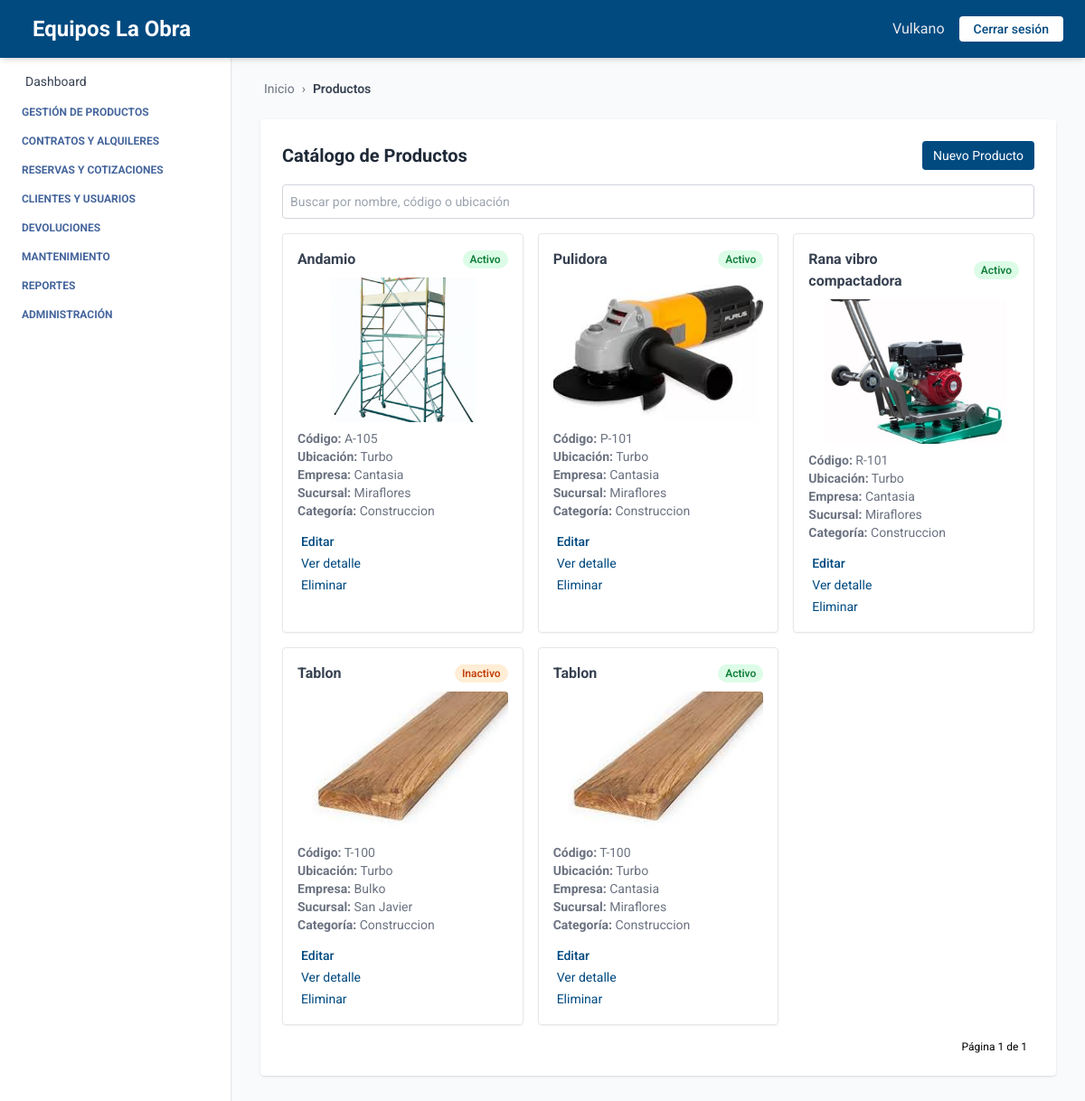
Screenshot of /productos/catalogo/ with the database file from the repository.
### producto/models.py (models this page shows, shortened)
class Producto(models.Model):
    ESTADOS = [
        ("activo", "Activo"),
        ("inactivo", "Inactivo"),
    ]
    nombre = models.CharField(max_length=100)
    descripcion = models.TextField()
    codigo_interno = models.CharField(max_length=50)
    estado = models.CharField(max_length=20, choices=ESTADOS, default="disponible")
    ubicacion_actual = models.CharField(max_length=100)
    marca = models.CharField(max_length=100, blank=True, null=True)
    modelo = models.CharField(max_length=100, blank=True, null=True)
    serial = models.CharField(max_length=100, blank=True, null=True)
    imagen = models.ImageField(upload_to="media/productos/", null=True, blank=True)
    empresa = models.ForeignKey(Empresa, on_delete=models.CASCADE, related_name='productos', default=1)
    sucursal = models.ForeignKey(Sucursal, on_delete=models.CASCADE, related_name='productos', default=1)
    categoria = models.ForeignKey(Categoria, on_delete=models.SET_NULL, null=True, blank=True, related_name='productos')
    proveedor = models.ForeignKey(Proveedor, on_delete=models.SET_NULL, null=True, blank=True, related_name='productos')
    created_at = models.DateTimeField(auto_now_add=True)
    updated_at = models.DateTimeField(auto_now=True)
    creado_por = models.CharField(max_length=100, blank=True, null=True)
    modificado_por = models.CharField(max_length=100, blank=True, null=True)
    class Meta:
        ordering = ['nombre']
        verbose_name = 'Producto'
        verbose_name_plural = 'Productos'
        constraints = [
            models.UniqueConstraint(fields=['empresa', 'codigo_interno'], name='unique_codigo_por_empresa')
        ]

class Categoria(models.Model):
    nombre = models.CharField(max_length=100, null=False)
    descripcion = models.TextField(blank=True, null=False)
    empresa = models.ForeignKey(Empresa, on_delete=models.CASCADE, related_name='categorias', default=1)
    class Meta:
        verbose_name = 'Categoría'
        verbose_name_plural = 'Categorías'
        unique_together = ('nombre', 'empresa')
        ordering = ['nombre']

### empresa/models.py (models this page shows, shortened)
class Empresa(models.Model):
    ESTADOS = [
        ("activo", "Activo"),
        ("inactivo", "Inactivo"),
    ]
    nombre = models.CharField(max_length=100)
    nit = models.CharField(max_length=50, unique=True)
    ciudad = models.CharField(max_length=100, blank=True, null=True)
    direccion = models.CharField(max_length=255, blank=True, null=True)
    departamento = models.CharField(max_length=100, blank=True, null=True)
    telefono = models.CharField(max_length=20, blank=True, null=True)
    estado = models.CharField(max_length=20, choices=ESTADOS, default="activo")

class Sucursal(models.Model):
    ESTADOS = [
        ("activo", "Activo"),
        ("inactivo", "Inactivo"),
    ]
    empresa = models.ForeignKey(Empresa, related_name='sucursales', on_delete=models.CASCADE)
    nombre = models.CharField(max_length=100)
    ciudad = models.CharField(max_length=100)
    direccion = models.CharField(max_length=255)
    departamento = models.CharField(max_length=100, blank=True, null=True)
    telefono = models.CharField(max_length=20, blank=True, null=True)
    estado = models.CharField(max_length=20, choices=ESTADOS, default="activo")

### producto/views_producto.py (the view)
# urls.py: path('catalogo/', ProductoListView.as_view(), name='producto_list'),
class ProductoListView(BreadcrumbMixin, ListView):
    model = Producto
    template_name = 'producto_list.html'
    context_object_name = 'productos'
    ordering = ['nombre']
    paginate_by = 9  # o lo que prefieras
    breadcrumb_items = [
        ("Productos", None)
    ]
    def get_queryset(self):
        queryset = super().get_queryset()
        q = self.request.GET.get('q')
        if q:
            queryset = queryset.filter(
                Q(nombre__icontains=q) |
                Q(codigo_interno__icontains=q) |
                Q(ubicacion_actual__icontains=q)
            )
        return queryset

### core/views.py (called while the page is built)
    def get_context_data(self, **kwargs):
        context = super().get_context_data(**kwargs)
        context["home"] = self.home_url
        context["breadcrumb_items"] = self.breadcrumb_items
        return context

### producto/templates/producto_list.html (shortened to what this page needs)
{% extends 'index.html' %}
{% block breadcrumb %}
  {% include 'breadcrumb.html' with home='/' breadcrumbs=breadcrumb_items %}
{% endblock %}
{% block content %}
<div class="max-w-6xl mx-auto mt-6 bg-white p-6 rounded shadow">
  <div class="flex justify-between items-center mb-4">
    <h2 class="text-xl font-bold text-gray-800">Catálogo de Productos</h2>
    <a href="{% url 'crear_producto' %}" class="bg-[var(--primary-color)] text-white px-3 py-1.5 text-sm rounded hover:bg-blue-700 transition">
      Nuevo Producto
    </a>
  </div>
  <form method="get" class="mb-4">
    <input type="text" name="q" placeholder="Buscar por nombre, código o ubicación" value="{{ request.GET.q }}" class="w-full text-sm p-2 border border-gray-300 rounded focus:outline-none focus:ring-2 focus:ring-[var(--primary-color)]" />
  </form>
  {% if productos %}
  <div class="grid grid-cols-1 sm:grid-cols-2 lg:grid-cols-3 gap-4">
    {% for producto in productos %}
    <div class="border rounded shadow-sm p-4 hover:shadow-lg transition relative">
      <div class="flex justify-between items-center mb-2">
        <h3 class="font-bold text-gray-700">{{ producto.nombre }}</h3>
        <span class="text-xs font-semibold px-2 py-0.5 rounded-full
          {% if producto.estado == 'activo' %}
            bg-green-100 text-green-700
          {% elif producto.estado == 'inactivo' %}
            bg-orange-100 text-orange-700
          {% endif %}">
          {{ producto.get_estado_display }}
        </span>
      </div>
      {% if producto.imagen %}
        <img src="{{ producto.imagen.url }}" alt="{{ producto.nombre }}" class="w-full h-40 object-cover rounded mb-2">
      {% endif %}
      <p class="text-sm text-gray-500"><strong>Código:</strong> {{ producto.codigo_interno }}</p>
      <p class="text-sm text-gray-500"><strong>Ubicación:</strong> {{ producto.ubicacion_actual }}</p>
      <p class="text-sm text-gray-500"><strong>Empresa:</strong> {{ producto.empresa.nombre }}</p>
      <p class="text-sm text-gray-500"><strong>Sucursal:</strong> {{ producto.sucursal.nombre }}</p>
      <p class="text-sm text-gray-500"><strong>Categoría:</strong> {{ producto.categoria.nombre }}</p>
      <div class="mt-3">
        <a href="{% url 'editar_producto' producto.id %}" class="text-sm font-medium text-[var(--primary-color)] hover:underline">
          Editar
        </a>
      </div>
      <div class="mt-0">
        <a href="{% url 'detalle_producto' producto.id %}" class="text-sm text-[var(--primary-color)] hover:underline">
          Ver detalle
        </a> <br>
        <a href="{% url 'eliminar_producto' producto.id %}" class="text-sm text-[var(--primary-color)] hover:underline">
          Eliminar
        </a>
      </div>
    </div>
    {% endfor %}
  </div>
  {% else %}
    <p class="text-gray-600">No hay productos registrados.</p>
  {% endif %}
  <div class="mt-4 flex justify-end text-xs">
    <span class="mx-2">Página {{ page_obj.number }} de {{ page_obj.paginator.num_pages }}</span>
  </div>
</div>
{% endblock %}

### core/templates/index.html (style rules this page uses)
:root { --primary-color: #004a80; --text-aside-color: rgb(69, 101, 156); }
body { font-family: 'Roboto', sans-serif; }

### rows the page displays
Producto: nombre "Andamio", estado "Activo", imagen (picture), codigo_interno "A-105", ubicacion_actual "Turbo", empresa.nombre "Cantasia", sucursal.nombre "Miraflores", categoria.nombre "Construccion"
Producto: nombre "Pulidora", estado "Activo", imagen (picture), codigo_interno "P-101", ubicacion_actual "Turbo", empresa.nombre "Cantasia", sucursal.nombre "Miraflores", categoria.nombre "Construccion"
Producto: nombre "Rana vibro compactadora", estado "Activo", imagen (picture), codigo_interno "R-101", ubicacion_actual "Turbo", empresa.nombre "Cantasia", sucursal.nombre "Miraflores", categoria.nombre "Construccion"
Producto: nombre "Tablon", estado "Inactivo", imagen (picture), codigo_interno "T-100", ubicacion_actual "Turbo", empresa.nombre "Bulko", sucursal.nombre "San Javier", categoria.nombre "Construccion"
Producto: nombre "Tablon", estado "Activo", imagen (picture), codigo_interno "T-100", ubicacion_actual "Turbo", empresa.nombre "Cantasia", sucursal.nombre "Miraflores", categoria.nombre "Construccion"

### other values shown
{{ label }} "Productos"
{{ page_obj.number }} "1"
{{ page_obj.paginator.num_pages }} "1"
